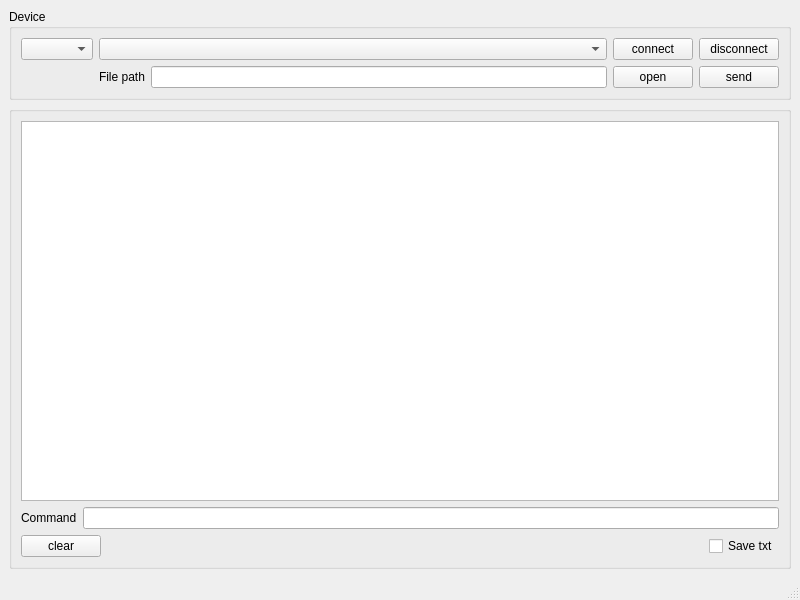
<?xml version="1.0" encoding="UTF-8"?>
<ui version="4.0">
 <class>MainWindow</class>
 <widget class="QMainWindow" name="MainWindow">
  <property name="geometry">
   <rect>
    <x>0</x>
    <y>0</y>
    <width>800</width>
    <height>600</height>
   </rect>
  </property>
  <property name="windowTitle">
   <string>MainWindow</string>
  </property>
  <widget class="QWidget" name="centralwidget">
   <layout class="QGridLayout" name="gridLayout_2">
    <item row="0" column="0">
     <widget class="QGroupBox" name="groupBox">
      <property name="title">
       <string>Device </string>
      </property>
      <layout class="QGridLayout" name="gridLayout">
       <item row="0" column="0">
        <widget class="QComboBox" name="comboBoxSeriaPortLists"/>
       </item>
       <item row="0" column="1">
        <widget class="QComboBox" name="comboBoxBaudRates"/>
       </item>
       <item row="0" column="2">
        <widget class="QPushButton" name="pushButton_connect">
         <property name="text">
          <string>connect</string>
         </property>
        </widget>
       </item>
       <item row="0" column="3">
        <widget class="QPushButton" name="pushButton_disconnect">
         <property name="text">
          <string>disconnect</string>
         </property>
        </widget>
       </item>
       <item row="1" column="2">
        <widget class="QPushButton" name="pushButton_open">
         <property name="text">
          <string>open</string>
         </property>
        </widget>
       </item>
       <item row="1" column="3">
        <widget class="QPushButton" name="pushButton_send">
         <property name="text">
          <string>send</string>
         </property>
        </widget>
       </item>
       <item row="1" column="1">
        <layout class="QVBoxLayout" name="verticalLayout_3">
         <item>
          <layout class="QHBoxLayout" name="horizontalLayout_3">
           <item>
            <widget class="QLabel" name="label_2">
             <property name="text">
              <string>File path</string>
             </property>
            </widget>
           </item>
           <item>
            <widget class="QLineEdit" name="lineEdit"/>
           </item>
          </layout>
         </item>
        </layout>
       </item>
      </layout>
     </widget>
    </item>
    <item row="1" column="0">
     <widget class="QGroupBox" name="groupBox_2">
      <property name="title">
       <string/>
      </property>
      <layout class="QGridLayout" name="gridLayout_3">
       <item row="2" column="0">
        <layout class="QHBoxLayout" name="horizontalLayout_2">
         <item>
          <layout class="QVBoxLayout" name="verticalLayout_2">
           <item>
            <widget class="QPushButton" name="pushButton_clear">
             <property name="text">
              <string>clear</string>
             </property>
            </widget>
           </item>
          </layout>
         </item>
         <item>
          <spacer name="horizontalSpacer_2">
           <property name="orientation">
            <enum>Qt::Horizontal</enum>
           </property>
           <property name="sizeHint" stdset="0">
            <size>
             <width>40</width>
             <height>20</height>
            </size>
           </property>
          </spacer>
         </item>
         <item>
          <widget class="QCheckBox" name="checkbox_save_txt">
           <property name="text">
            <string>Save txt</string>
           </property>
          </widget>
         </item>
        </layout>
       </item>
       <item row="1" column="0">
        <layout class="QHBoxLayout" name="horizontalLayout">
         <item>
          <widget class="QLabel" name="label">
           <property name="text">
            <string>Command</string>
           </property>
          </widget>
         </item>
         <item>
          <layout class="QVBoxLayout" name="verticalLayout">
           <item>
            <widget class="QLineEdit" name="lineEdit_enter_command"/>
           </item>
          </layout>
         </item>
        </layout>
       </item>
       <item row="0" column="0">
        <widget class="QTextEdit" name="textEdit"/>
       </item>
      </layout>
     </widget>
    </item>
   </layout>
  </widget>
  <widget class="QMenuBar" name="menubar">
   <property name="geometry">
    <rect>
     <x>0</x>
     <y>0</y>
     <width>800</width>
     <height>20</height>
    </rect>
   </property>
  </widget>
  <widget class="QStatusBar" name="statusbar"/>
 </widget>
 <resources/>
 <connections/>
</ui>
